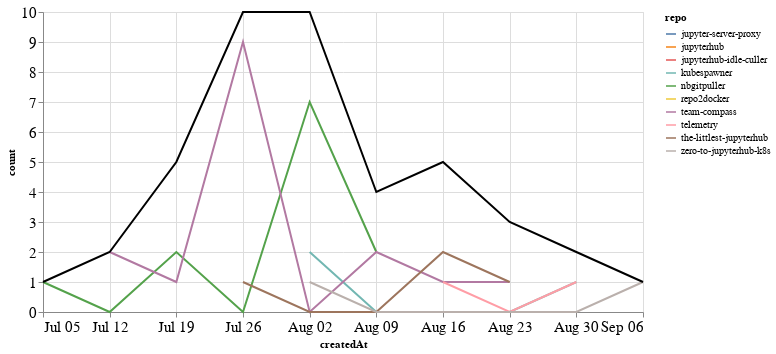

Notebook source saved alongside this figure:
### Markdown cell above
## Comments

### Code cell
comments_time = comments.groupby('repo').resample('W', on='createdAt').count()['author'].reset_index()
comments_time = comments_time.rename(columns={'author': 'count'})
comments_time_total = comments_time.groupby('createdAt').agg({"count": "sum"}).reset_index()
ch1 = alt.Chart(comments_time, width=600).mark_line().encode(
    x='createdAt',
    y='count',
    color='repo',
    tooltip="repo"
)

ch2 = alt.Chart(comments_time_total, width=600).mark_line(color="black").encode(
    x='createdAt',
    y='count',
)

ch1 + ch2

### Figure 1 — Vega-Lite specification as saved in the notebook (floating-point values rounded to 4 significant figures)
{"config": {"axisLeft": {"labelFontSize": 15}, "axisBottom": {"labelFontSize": 15}}, "layer": [{"data": {"name": "data-00e45fe7fadc591806885b7c62c9fdff"}, "mark": "line", "encoding": {"color": {"type": "nominal", "field": "repo"}, "tooltip": {"type": "nominal", "field": "repo"}, "x": {"type": "temporal", "field": "createdAt"}, "y": {"type": "quantitative", "field": "count"}}, "width": 600}, {"data": {"name": "data-34b2d39bd6605e77a546f3585f419891"}, "mark": {"type": "line", "color": "black"}, "encoding": {"x": {"type": "temporal", "field": "createdAt"}, "y": {"type": "quantitative", "field": "count"}}, "width": 600}], "$schema": "https://vega.github.io/schema/vega-lite/v4.8.1.json", "datasets": {"data-00e45fe7fadc591806885b7c62c9fdff": [{"repo": "jupyter-server-proxy", "createdAt": "2020-08-23T00:00:00", "count": 1}, {"repo": "jupyterhub", "createdAt": "2020-07-19T00:00:00", "count": 1}, {"repo": "jupyterhub-idle-culler", "createdAt": "2020-08-16T00:00:00", "count": 1}, {"repo": "kubespawner", "createdAt": "2020-08-02T00:00:00", "count": 2}, {"repo": "kubespawner", "createdAt": "2020-08-09T00:00:00", "count": 0}, {"repo": "kubespawner", "createdAt": "2020-08-16T00:00:00", "count": 0}, {"repo": "kubespawner", "createdAt": "2020-08-23T00:00:00", "count": 0}, {"repo": "kubespawner", "createdAt": "2020-08-30T00:00:00", "count": 1}, {"repo": "nbgitpuller", "createdAt": "2020-07-05T00:00:00", "count": 1}, {"repo": "nbgitpuller", "createdAt": "2020-07-12T00:00:00", "count": 0}, {"repo": "nbgitpuller", "createdAt": "2020-07-19T00:00:00", "count": 2}, {"repo": "nbgitpuller", "createdAt": "2020-07-26T00:00:00", "count": 0}, {"repo": "nbgitpuller", "createdAt": "2020-08-02T00:00:00", "count": 7}, {"repo": "nbgitpuller", "createdAt": "2020-08-09T00:00:00", "count": 2}, {"repo": "repo2docker", "createdAt": "2020-07-19T00:00:00", "count": 1}, {"repo": "team-compass", "createdAt": "2020-07-12T00:00:00", "count": 2}, {"repo": "team-compass", "createdAt": "2020-07-19T00:00:00", "count": 1}, {"repo": "team-compass", "createdAt": "2020-07-26T00:00:00", "count": 9}, {"repo": "team-compass", "createdAt": "2020-08-02T00:00:00", "count": 0}, {"repo": "team-compass", "createdAt": "2020-08-09T00:00:00", "count": 2}, {"repo": "team-compass", "createdAt": "2020-08-16T00:00:00", "count": 1}, {"repo": "team-compass", "createdAt": "2020-08-23T00:00:00", "count": 1}, {"repo": "telemetry", "createdAt": "2020-08-16T00:00:00", "count": 1}, {"repo": "telemetry", "createdAt": "2020-08-23T00:00:00", "count": 0}, {"repo": "telemetry", "createdAt": "2020-08-30T00:00:00", "count": 1}, {"repo": "the-littlest-jupyterhub", "createdAt": "2020-07-26T00:00:00", "count": 1}, {"repo": "the-littlest-jupyterhub", "createdAt": "2020-08-02T00:00:00", "count": 0}, {"repo": "the-littlest-jupyterhub", "createdAt": "2020-08-09T00:00:00", "count": 0}, {"repo": "the-littlest-jupyterhub", "createdAt": "2020-08-16T00:00:00", "count": 2}, {"repo": "the-littlest-jupyterhub", "createdAt": "2020-08-23T00:00:00", "count": 1}, {"repo": "zero-to-jupyterhub-k8s", "createdAt": "2020-08-02T00:00:00", "count": 1}, {"repo": "zero-to-jupyterhub-k8s", "createdAt": "2020-08-09T00:00:00", "count": 0}, {"repo": "zero-to-jupyterhub-k8s", "createdAt": "2020-08-16T00:00:00", "count": 0}, {"repo": "zero-to-jupyterhub-k8s", "createdAt": "2020-08-23T00:00:00", "count": 0}, {"repo": "zero-to-jupyterhub-k8s", "createdAt": "2020-08-30T00:00:00", "count": 0}, {"repo": "zero-to-jupyterhub-k8s", "createdAt": "2020-09-06T00:00:00", "count": 1}], "data-34b2d39bd6605e77a546f3585f419891": [{"createdAt": "2020-07-05T00:00:00", "count": 1}, {"createdAt": "2020-07-12T00:00:00", "count": 2}, {"createdAt": "2020-07-19T00:00:00", "count": 5}, {"createdAt": "2020-07-26T00:00:00", "count": 10}, {"createdAt": "2020-08-02T00:00:00", "count": 10}, {"createdAt": "2020-08-09T00:00:00", "count": 4}, {"createdAt": "2020-08-16T00:00:00", "count": 5}, {"createdAt": "2020-08-23T00:00:00", "count": 3}, {"createdAt": "2020-08-30T00:00:00", "count": 2}, {"createdAt": "2020-09-06T00:00:00", "count": 1}]}}
